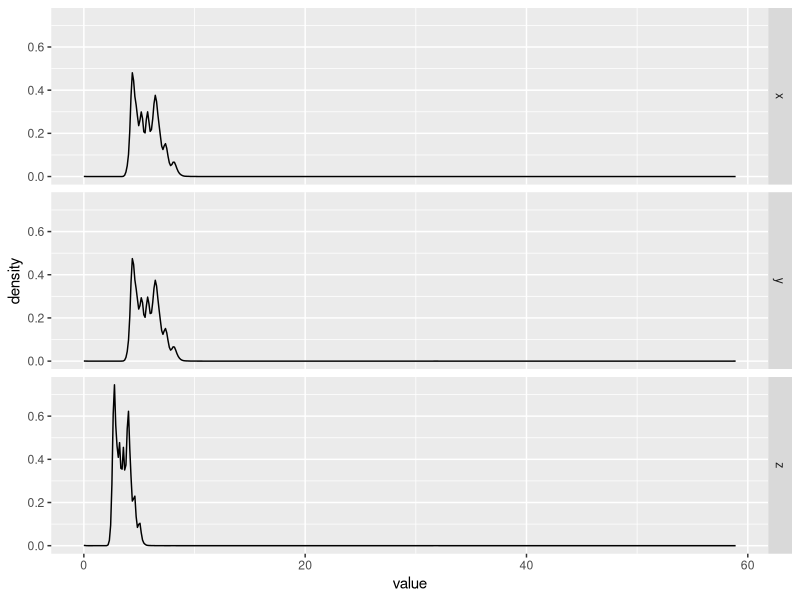
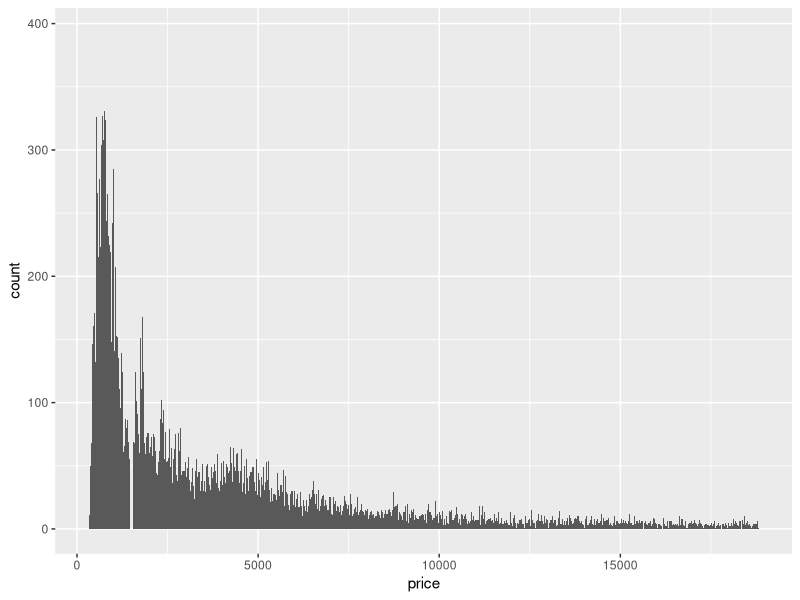
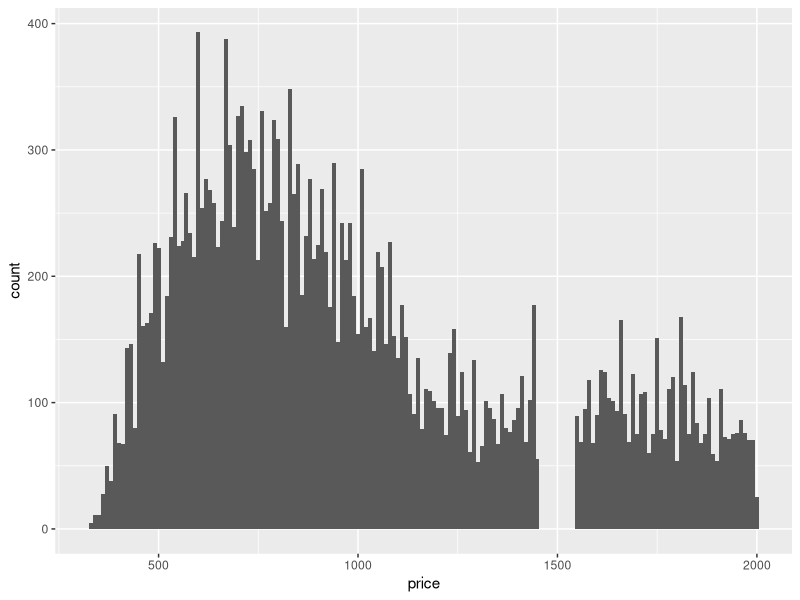
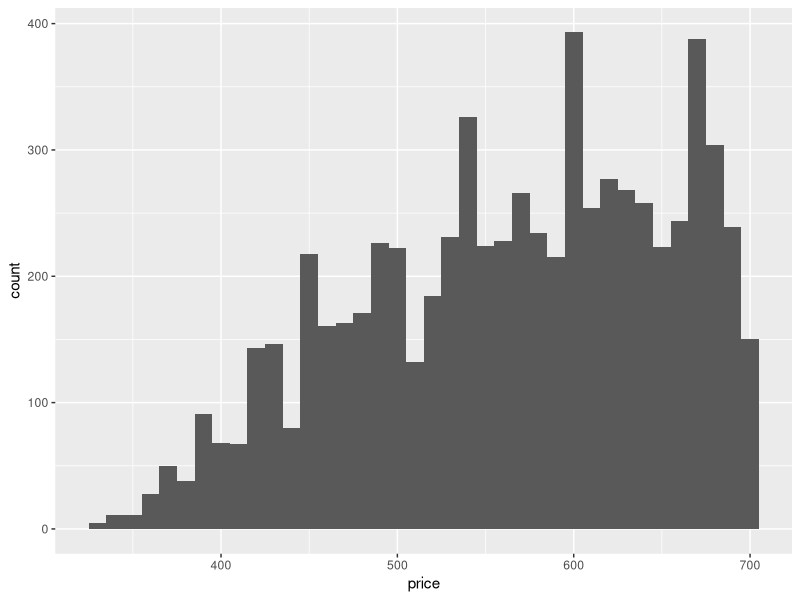
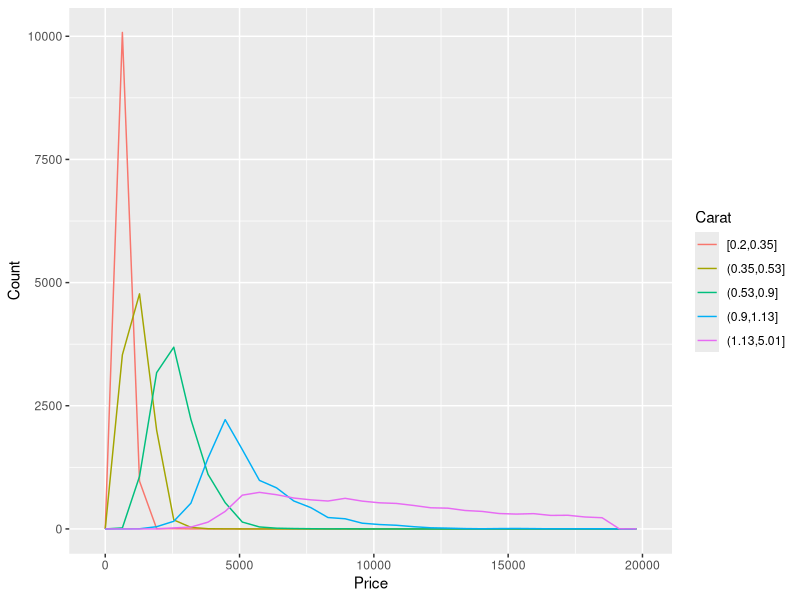
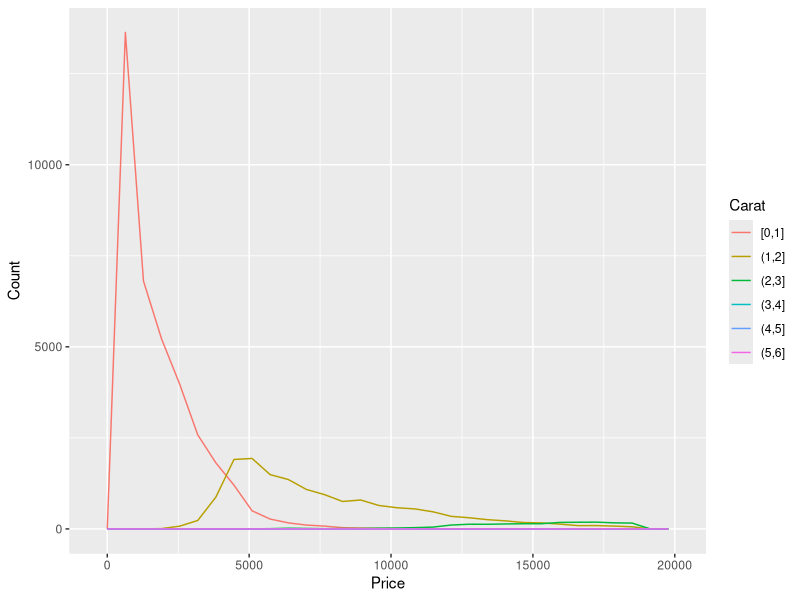
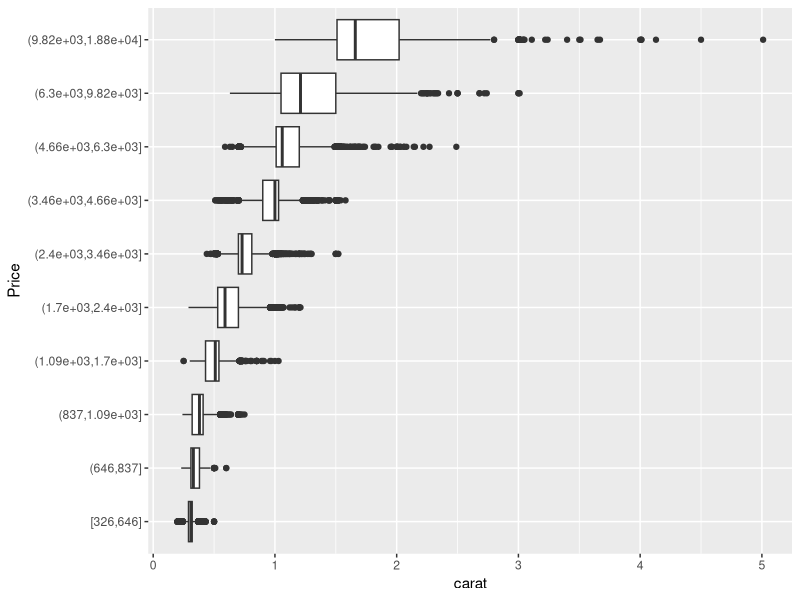
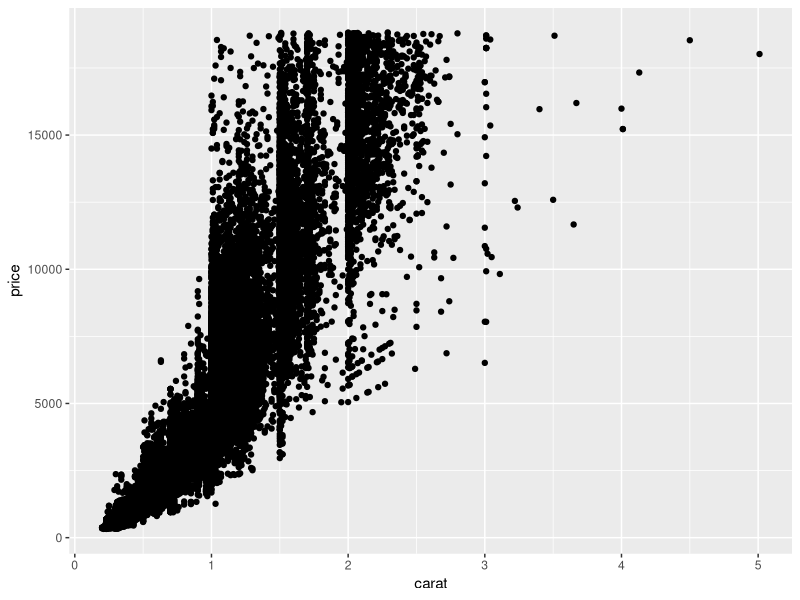

Generate these figures, in order, with R:
## ---- chunk 1
library("tidyverse")
diamonds
## ---- chunk 2
quantile(diamonds$x)
quantile(diamonds$y)
quantile(diamonds$z)

diamonds %>%
  mutate(id = row_number()) %>%
  select(x, y, z, id) %>%
  gather(variable, value, -id) %>%
  ggplot(aes(x = value)) +
  geom_density() +
  facet_grid(variable ~ .)
## ---- chunk 3
ggplot(diamonds, aes(x = price)) + geom_histogram(binwidth = 10)
ggplot(filter(diamonds, price < 2000), aes(x = price)) +
  geom_histogram(binwidth = 10)
ggplot(filter(diamonds, price < 700), aes(x = price)) +
  geom_histogram(binwidth = 10)
## ---- chunk 4
diamonds %>%
  filter(carat >= 0.99, carat <= 1) %>% count(carat)
## ---- chunk 5
ggplot(diamonds, aes(color = cut_number(carat, 5), x = price)) +
  geom_freqpoly() +
  labs(x = "Price", y = "Count", color = "Carat")

ggplot(diamonds, aes(color = cut_width(carat, 1, boundary = 0), x = price)) +
  geom_freqpoly() +
  labs(x = "Price", y = "Count", color = "Carat")
## ---- chunk 6
ggplot(diamonds, aes(x = cut_number(price, 10), y = carat)) +
  geom_boxplot() +
  coord_flip() +
  xlab("Price")
## ---- chunk 7
ggplot(diamonds) + geom_point(aes(carat,price))
## ---- chunk 8
table2

cases <- filter(table2, type == "cases") %>%
  rename(cases = count) %>% select(country, year, cases) %>%
  arrange(country, year)
cases
## ---- chunk 9
population <- filter(table2, type == "population") %>%
  rename(population = count) %>% select(country, year, population) %>%
  arrange(country, year)
population
## ---- chunk 10
table4a
table4b

table4c <-
  tibble(
    country = table4a$country,
    `1999` = table4a[["1999"]] / table4b[["1999"]] * 10000,
    `2000` = table4a[["2000"]] / table4b[["2000"]] * 10000
  )
table4c
## ---- chunk 11
stocks <- tibble(
  year = c(2015, 2015, 2016, 2016),
  half = c(1, 2, 1, 2),
  return = c(1.88, 0.59, 0.92, 0.17)
)
stocks 
## ---- chunk 12
stocks %>%
  spread(year, return) 

stocks %>%
  spread(year, return) %>%
  gather(`2015`:`2016`, key = "year", value = "return")
## ---- chunk 13
preg <- tribble(
  ~pregnant, ~male, ~female,
  "yes", NA, 10,
  "no", 20, 12
)
preg
## ---- chunk 14
preg %>%
  spread(male,pregnant)

preg %>%
  spread(pregnant,male)
## ---- chunk 15
preg %>%
  gather(male, female, key = "sex", value = "count")
